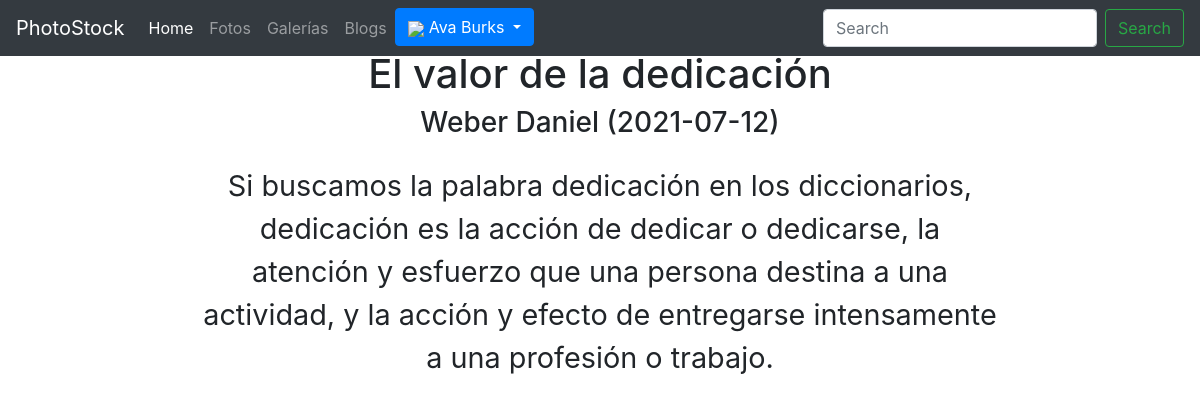
Screenshot of /blog.php?id_blog=1 (signed in) with the database file from the repository.
### tables this page shows
CREATE TABLE blogs(
    id_blog BIGINT PRIMARY KEY AUTO_INCREMENT,
    id_usuario BIGINT NOT NULL,
    fecha_blog DATE NOT NULL DEFAULT CURRENT_DATE,
    nombre_blog VARCHAR(50) NOT NULL,
    contenido TEXT NOT NULL,
    id_foto BIGINT NULL,
    FOREIGN KEY (id_usuario) REFERENCES usuarios(id_usuario),
    FOREIGN KEY (id_foto) REFERENCES fotos(id_foto)
    );

CREATE TABLE usuarios(
    id_usuario BIGINT PRIMARY KEY AUTO_INCREMENT,
    username VARCHAR(50) UNIQUE NOT NULL,
    password VARCHAR(250) NOT NULL,
    nombres VARCHAR(100) NOT NULL,
    apellidos VARCHAR(100)NOT NULL,
    nacimiento DATE NOT NULL,
    direccion TEXT NOT NULL,
    sobre_mi TEXT NULL,
    foto TEXT NULL,
    administrador int default 0
    );

### controladores/obtener_blog.php (called while the page is built, shortened)
<?php
if (isset($_GET["id_blog"])){
    $id_blog = $_GET["id_blog"];
    $sql = "CALL obtener_blog($id_blog);";
    include_once "conexion.php";
    $result = mysqli_query($conexion, $sql);
    if (mysqli_num_rows($result) > 0) {
        while($row = mysqli_fetch_assoc($result)) {
            $titulo = $row['nombre_blog'];
            $apellidos = $row['apellidos'];
            $nombres = $row['nombres'];
            $contenido = $row['contenido'];
            $autor = "$apellidos $nombres";
            $fecha = $row['fecha_blog'];
            ?>
        <?php }
        }else echo "No se han encontrado resultados";
}else{?>
    <h1>Parece que te has perdido </h1>
    <h1><a href="index.php">Volver al home </a></h1>
<?php
die();
}
?>

### blog.php (the view, shortened to what this page needs)
<!DOCTYPE html>
<html lang="en">
<head>
    <link rel="stylesheet" href="assets/css/blog.css">
</head>
<body>
    <div class="custom-main">
    <?php
    include "templates/header.php";
    include "controladores/obtener_blog.php";
    ?>
    <h1 class="titulo"><?php echo $titulo; ?></h1>
    <h3 class="autor"><?php echo "$autor ($fecha)"; ?></h3>
    <p class="contenido">
        <?php echo $contenido; ?>
    </p>
    </div>
</body>
</html>

### assets/css/blog.css (style rules this page uses)
.custom-main, p { text-align: center; align-items: center; margin: 0 auto; }
h1 { color : black; font-size: 5rem; }
h3 { font-family:sans-serif; }
p { padding-top: 1rem; font-size: 1.8rem; max-width:800px; }

### assets/css/main.css (style rules this page uses)
.custom-main { padding-top:50px }

### rows the page displays
blogs: nombre_blog "El valor de la dedicación", id_usuario.nombres "Weber Daniel", fecha_blog "2021-07-12", contenido "Si buscamos la palabra dedicación en los diccionarios, dedicación es la acción de dedicar o dedicarse, la atención y esfuerzo que una persona destina a una actividad, y la acción y efecto de entregarse intensamente a una profesión o trabajo."

### other values shown
$_SESSION ['nombres'] "Ava"
$_SESSION['apellidos'] "Burks"
